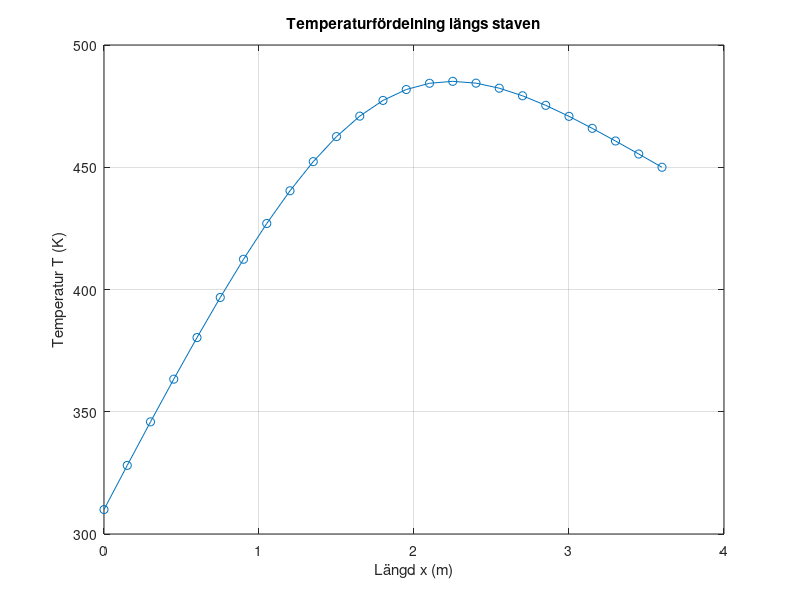

MATLAB code for this plot:
clear;
clc;

% Parameterdefinitioner
L = 3.60;    % Längden på staven i meter
T0 = 310;    % Temperatur vid x=0 i Kelvin
TL = 450;    % Temperatur vid x=L i Kelvin
x_target = 1.65;  % Punkten där vi vill undersöka temperaturen

% Värmeledningsförmåga k(x) och värmegenerering Q(x)
k = @(x) 3 + x / 7;
Q = @(x) 280 * exp(-(x - L / 2).^2);

% Diskretiseringsparametrar
n = 24;  % Antal delintervall
h = L / n;  % Diskretiseringssteg
x = linspace(0, L, n+1);  % Diskretiserade x-värden

% Initiera matris A och vektor b
A = zeros(n+1);
b = zeros(n+1, 1);

% Fyll matris A och vektor b med finita differenser
for i = 2:n
    xi = x(i);
    A(i, i-1) = k(xi - h/2) / h^2;
    A(i, i) = -(k(xi - h/2) + k(xi + h/2)) / h^2;
    A(i, i+1) = k(xi + h/2) / h^2;
    b(i) = -Q(xi);
end

% Tillämpa randvillkoren
A(1, 1) = 1;
b(1) = T0;
A(n+1, n+1) = 1;
b(n+1) = TL;

% Lös det linjära ekvationssystemet
T = A \ b;

% Beräkna temperaturen vid x_target med linjär och kvadratisk interpolation
T_target_lin = interp1(x, T, x_target, 'linear');
T_target_quad = interp1(x, T, x_target, 'spline'); % 'spline' är en annan kvadratisk interpolation

% Beräkna temperaturfördelningen längs staven
figure;
plot(x, T, '-o');
title('Temperaturfördelning längs staven');
xlabel('Längd x (m)');
ylabel('Temperatur T (K)');
grid on;

% Skriv ut temperaturen vid x_target
fprintf('Temperaturen vid x = %.2f är %.8f K (linjär interpolation)\n', x_target, T_target_lin);
fprintf('Temperaturen vid x = %.2f är %.8f K (kvadratisk interpolation)\n', x_target, T_target_quad);

% Kontrollera noggrannheten med konvergensanalys
n_values = [24, 48, 96, 192, 384, 768, 1536];
T_values_lin = zeros(length(n_values), 1);
T_values_quad = zeros(length(n_values), 1);

for j = 1:length(n_values)  % Loopar olika värden på antalet delintervall
    n = n_values(j);  % Sätter #delintervall till det aktuella värdet
    h = L / n;  % Beräknar diskretiseringssteget
    x = linspace(0, L, n+1);  % Skapar vektor av diskretiserade x-värden
    
    A = zeros(n+1);  % Initierar matris A 
    b = zeros(n+1, 1);  % Initierar vektor b 
    
    for i = 2:n  % Loopar över de inre punkterna (exkl. randpunkterna)
        xi = x(i);  % Aktuellt x-värde
        A(i, i-1) = k(xi - h/2) / h^2;  % lägger till elementet vänster om diagonalen
        A(i, i) = -(k(xi - h/2) + k(xi + h/2)) / h^2;  % Fyller diagonalelementet
        A(i, i+1) = k(xi + h/2) / h^2;  % Fyller elementet höger om diagonalen
        b(i) = -Q(xi);  % Fyller motsvarande element i vektor b med värmegenereringen
    end
    
    A(1, 1) = 1;  % Sätter första elementet i matris A för randvillkoret vid x = 0
    b(1) = T0;  % Sätter första elementet i vektor b till temperaturen vid x = 0
    A(n+1, n+1) = 1;  % Sätter sista elementet i matris A för randvillkoret vid x = L
    b(n+1) = TL;  % Sätter sista elementet i vektor b till temperaturen vid x = L
    
    T = A \ b;  % Löser det linjära ekvationssystemet för temperaturerna
    T_values_lin(j) = interp1(x, T, x_target, 'linear');  % Interpolerar för att hitta temperaturen vid x_target och sparar resultatet
    T_values_quad(j) = interp1(x, T, x_target, 'spline');  % Interpolerar för att hitta temperaturen vid x_target och sparar resultatet
end

% Beräkna skillnaden mellan linjär och kvadratisk interpolation
skillnader = abs(T_values_lin - T_values_quad);

% Visa konvergensanalys
fprintf('Konvergenskontroll:\n');
fprintf('%-15s %-20s %-20s\n', 'Antal Intervall', 'Temp vid x=1.65 (lin)', 'Temp vid x=1.65 (kvad)');
for j = 1:length(n_values)
    fprintf('%-15d %-20.5f %-20.16f\n', n_values(j), T_values_lin(j), T_values_quad(j));
end

fprintf('Skillnader mellan linjär och kvadratisk interpolation:\n');
for j = 1:length(n_values)
    fprintf('%-15d %-20.16f\n', n_values(j), skillnader(j));
end

% Beräkna och visa felgränsen för temperaturen vid x_target
T_error_lin = abs(diff(T_values_lin));
T_error_quad = abs(diff(T_values_quad));
fprintf('Felgräns (linjär interpolation): %.8e K\n', max(T_error_lin));
fprintf('Felgräns (kvadratisk interpolation): %.8e K\n', max(T_error_quad));
